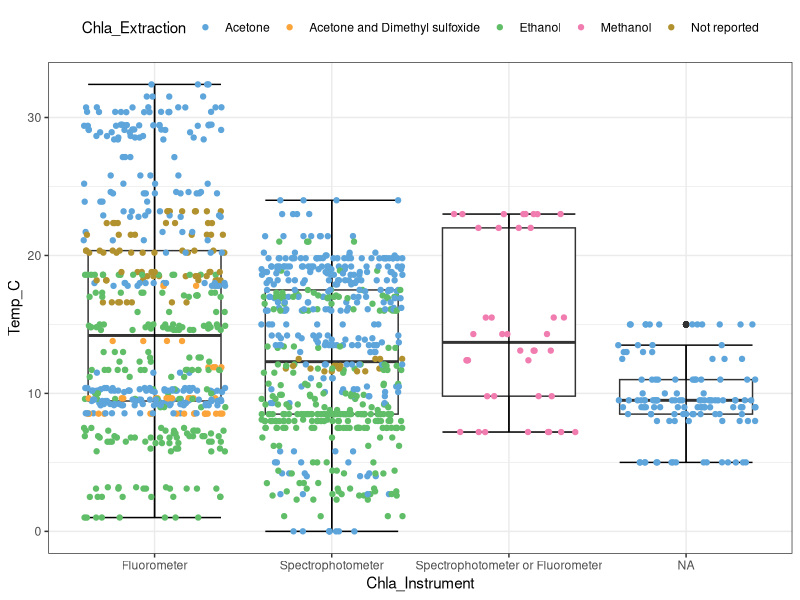
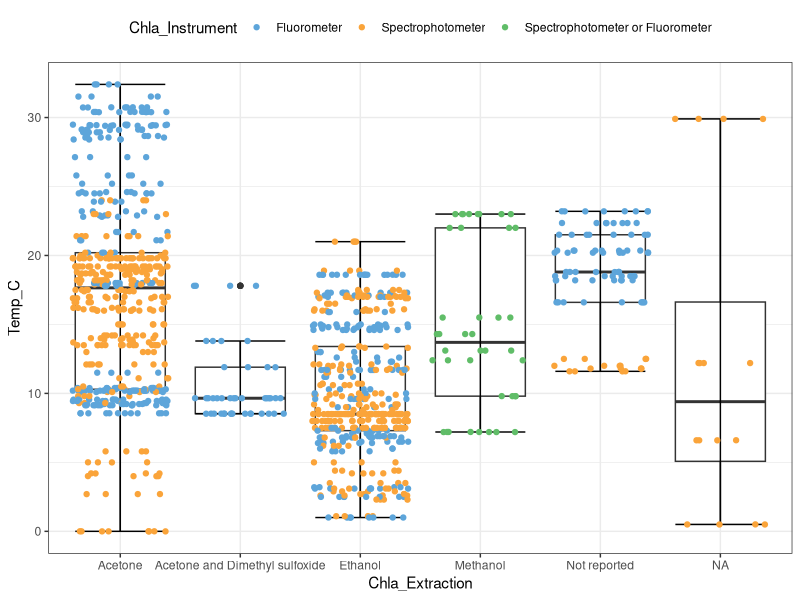
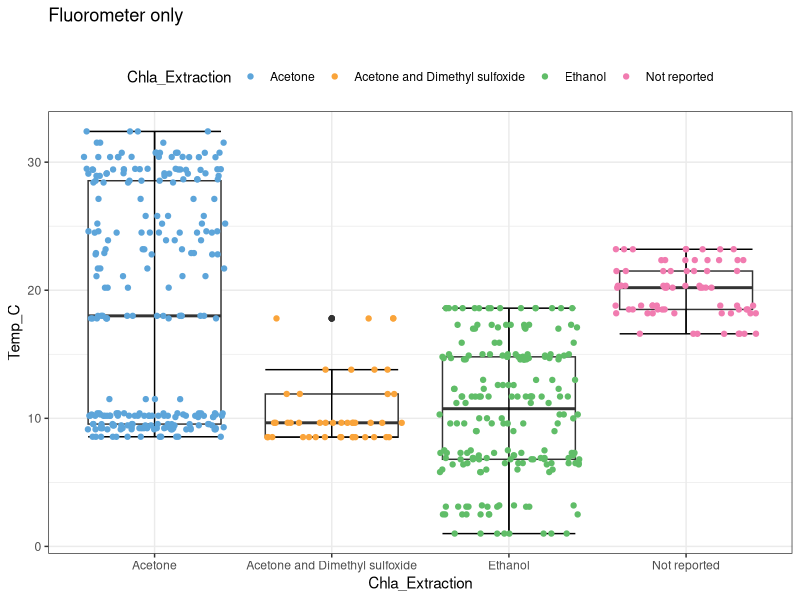
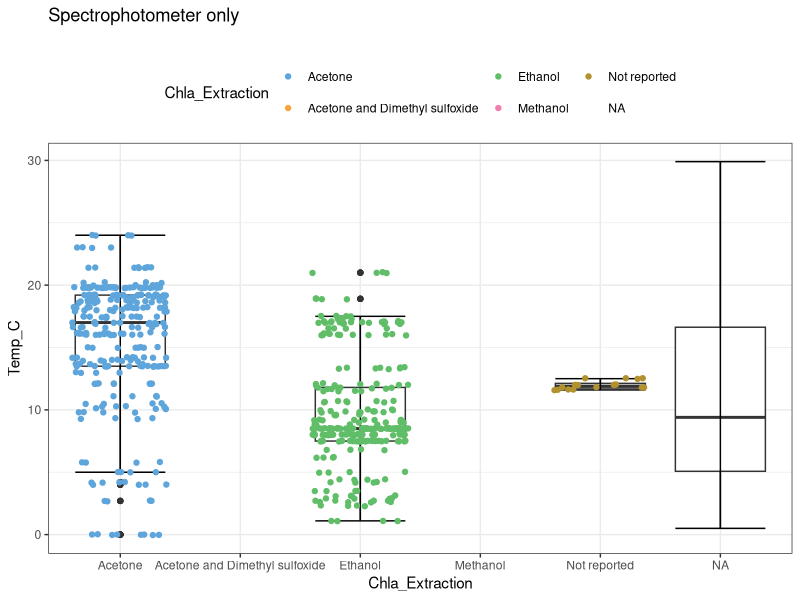
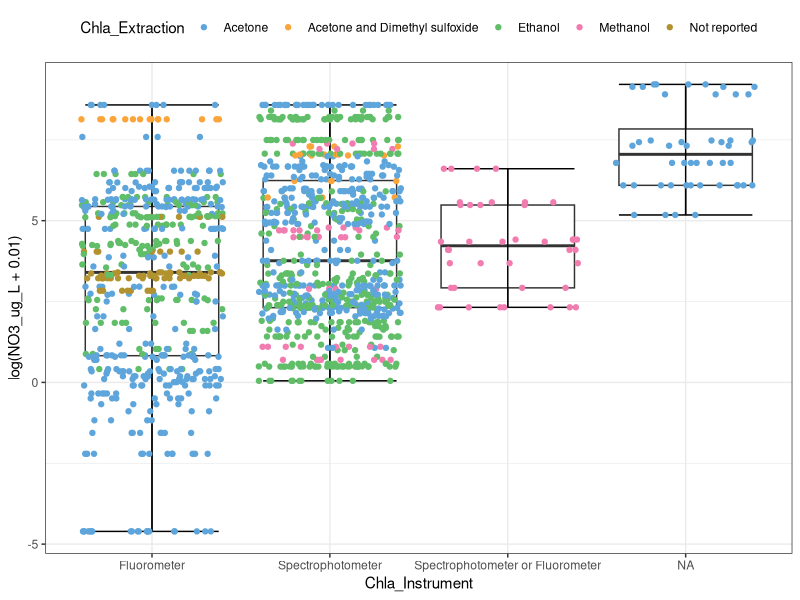
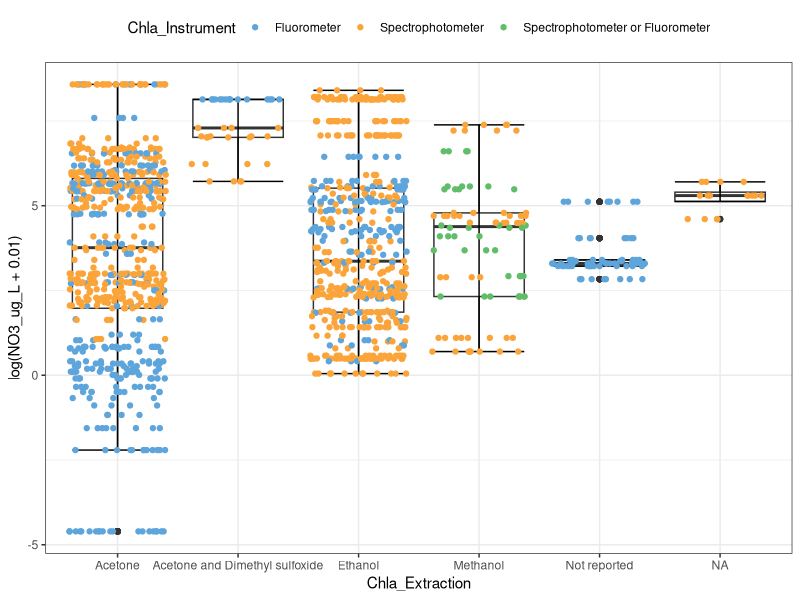
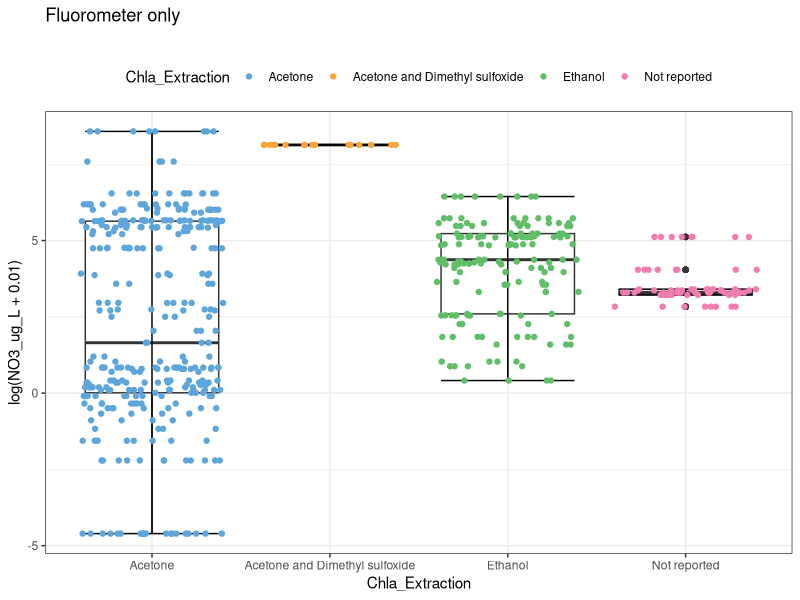
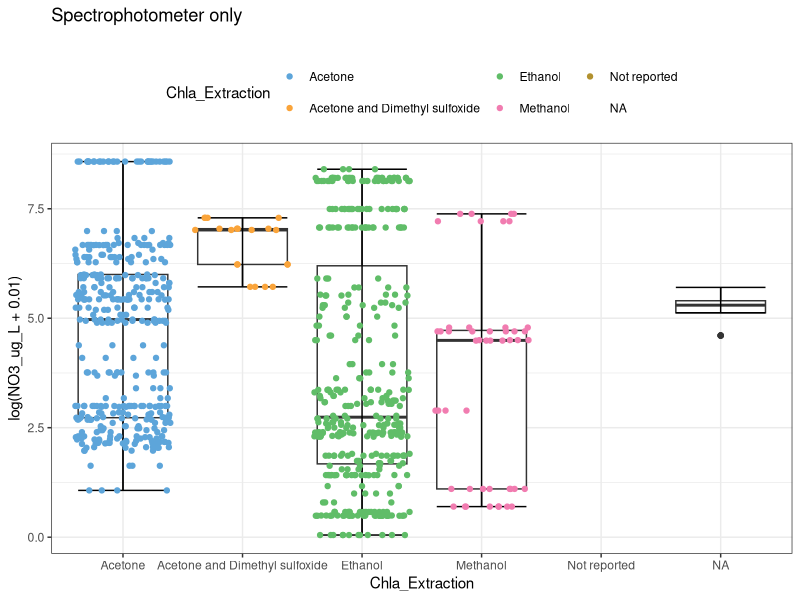

Reproduce these figures in R, in order.
## ---- chunk 1
knitr::opts_chunk$set(echo = TRUE)
## ---- chunk 2
## Data import
library(skimr)
library(tidyverse, verbose = F)
library(ggplot2)
library(reshape2) #melt()
library(kableExtra) # for making tables pretty/legible
library(ggthemes) #scale_color()

data.beck=read.csv("raw-data/Beck Data/Beck Data.csv", stringsAsFactors = FALSE)

data.beck %>%
    # select(Ref, Site.Name, Chla_Instrument,Chla_Extraction,Control_mean_mg_m2, N_mean_mg_m2, NP_mean_mg_m2, P_mean_mg_m2) %>%
  select(Ref, Site.Name, Chla_Instrument,Chla_Extraction,Control_mean_mg_m2, N_mean_mg_m2, NP_mean_mg_m2, P_mean_mg_m2,Temp_C,NO3_ug_L,SRP_ug_L,NO3_SRP_Ratio) %>%
  group_by(Chla_Instrument) %>%
  skim()
## ---- chunk 3
###Wide to long format - subset of data
data.beck.long <- data.beck %>%
  select(Ref, Site.Name, Chla_Instrument,Chla_Extraction,Control_mean_mg_m2, N_mean_mg_m2, NP_mean_mg_m2, P_mean_mg_m2, Temp_C,NO3_ug_L,SRP_ug_L,NO3_SRP_Ratio)

data.beck.long = melt(data.beck.long, id.vars = c("Ref", "Site.Name", "Chla_Instrument","Chla_Extraction","Temp_C","NO3_ug_L","SRP_ug_L","NO3_SRP_Ratio"),
                          measure.vars = c("Control_mean_mg_m2","N_mean_mg_m2","NP_mean_mg_m2","P_mean_mg_m2")) %>%
  dplyr::rename(treatment = variable, #rename columns 
         mean_chl_mg_m2 = value)


data.beck.long$Chla_Extraction[data.beck.long$Chla_Extraction == "90% Acetone"] <- "Acetone"
data.beck.long$Chla_Extraction[data.beck.long$Chla_Extraction == "95% Acetone"] <- "Acetone"
data.beck.long$Chla_Extraction[data.beck.long$Chla_Extraction == "95% Ethanol"] <- "Ethanol"
data.beck.long$Chla_Extraction[data.beck.long$Chla_Extraction == "90% Ethanol"] <- "Ethanol"
data.beck.long$Chla_Extraction[data.beck.long$Chla_Extraction == ""] <- "Not reported"

## ---- chunk 4

data.beck.long %>%
  group_by(Chla_Instrument, Chla_Extraction) %>%
  summarize(mean_temp = mean(Temp_C, na.rm=TRUE),
            sd_temp = sd(Temp_C, na.rm=TRUE),
            n = n()) %>%
  kable("html", digits=3, caption="Mean, SD, and # observations for each instrument x extraction combo") %>%
  kable_styling(bootstrap_options = c("striped","hover","condensed"), full_width = F, position="left", font_size=12)
## ---- chunk 5
data.beck.long %>%
  filter(!is.na(Chla_Extraction)) %>%
  ggplot(aes(x=Chla_Instrument, y=Temp_C)) +
  geom_boxplot(position=position_dodge(0.8))+
  # geom_jitter(position=position_jitter(0.2))+
  stat_boxplot(geom ='errorbar') +
  geom_point(aes(x = Chla_Instrument, colour = Chla_Extraction), position = "jitter") +
  theme_bw() +
  scale_color_few() +
  theme(legend.position = "top")
## ---- chunk 6
data.beck.long %>%
  filter(!is.na(Chla_Instrument)) %>%
  ggplot(aes(x=Chla_Extraction, y=Temp_C)) +
  geom_boxplot(position=position_dodge(0.8))+
  # geom_jitter(position=position_jitter(0.2))+
  stat_boxplot(geom ='errorbar') +
  geom_point(aes(x = Chla_Extraction, colour = Chla_Instrument), position = "jitter") +
  theme_bw() +
  scale_color_few() +
  theme(legend.position = "top")
## ---- chunk 7
data.beck.long %>%
  filter(!is.na(Chla_Instrument)) %>%
  filter(Chla_Instrument == "Fluorometer") %>%
  ggplot(aes(x=Chla_Extraction, y=Temp_C)) +
  geom_boxplot(position=position_dodge(0.8))+
  # geom_jitter(position=position_jitter(0.2))+
  stat_boxplot(geom ='errorbar') +
  geom_point(aes(x = Chla_Extraction, colour = Chla_Extraction), position = "jitter") +
  theme_bw() +
  scale_color_few() +
  theme(legend.position = "top") +
  labs(title="Fluorometer only",
       subtitle = "")
## ---- chunk 8
data.beck.long %>%
  filter(!is.na(Chla_Instrument)) %>%
  filter(Chla_Instrument == "Spectrophotometer") %>%
  ggplot(aes(x=Chla_Extraction, y=Temp_C)) +
  geom_boxplot(position=position_dodge(0.8))+
  # geom_jitter(position=position_jitter(0.2))+
  stat_boxplot(geom ='errorbar') +
  geom_point(aes(x = Chla_Extraction, colour = Chla_Extraction), position = "jitter") +
  theme_bw() +
  scale_color_few() +
  theme(legend.position = "top") +
  labs(title="Spectrophotometer only",
       subtitle = "")
## ---- chunk 9

data.beck.long %>%
  group_by(Chla_Instrument, Chla_Extraction) %>%
  summarize(mean_log_NO3 = mean(log(NO3_ug_L+0.01), na.rm=TRUE),
            mean_log_NO3 = sd(log(NO3_ug_L+0.01), na.rm=TRUE),
            n = n()) %>%
  kable("html", digits=3, caption="Mean, SD, and # observations for each instrument x extraction combo") %>%
  kable_styling(bootstrap_options = c("striped","hover","condensed"), full_width = F, position="left", font_size=12)
## ---- chunk 10
data.beck.long %>%
  filter(!is.na(Chla_Extraction)) %>%
  ggplot(aes(x=Chla_Instrument, y=log(NO3_ug_L+0.01))) +
  geom_boxplot(position=position_dodge(0.8))+
  # geom_jitter(position=position_jitter(0.2))+
  stat_boxplot(geom ='errorbar') +
  geom_point(aes(x = Chla_Instrument, colour = Chla_Extraction), position = "jitter") +
  theme_bw() +
  scale_color_few() +
  theme(legend.position = "top")
## ---- chunk 11
data.beck.long %>%
  filter(!is.na(Chla_Instrument)) %>%
  ggplot(aes(x=Chla_Extraction, y=log(NO3_ug_L+0.01))) +
  geom_boxplot(position=position_dodge(0.8))+
  # geom_jitter(position=position_jitter(0.2))+
  stat_boxplot(geom ='errorbar') +
  geom_point(aes(x = Chla_Extraction, colour = Chla_Instrument), position = "jitter") +
  theme_bw() +
  scale_color_few() +
  theme(legend.position = "top")
## ---- chunk 12
data.beck.long %>%
  filter(!is.na(Chla_Instrument)) %>%
  filter(Chla_Instrument == "Fluorometer") %>%
  ggplot(aes(x=Chla_Extraction, y=log(NO3_ug_L+0.01))) +
  geom_boxplot(position=position_dodge(0.8))+
  # geom_jitter(position=position_jitter(0.2))+
  stat_boxplot(geom ='errorbar') +
  geom_point(aes(x = Chla_Extraction, colour = Chla_Extraction), position = "jitter") +
  theme_bw() +
  scale_color_few() +
  theme(legend.position = "top") +
  labs(title="Fluorometer only",
       subtitle = "")
## ---- chunk 13
data.beck.long %>%
  filter(!is.na(Chla_Instrument)) %>%
  filter(Chla_Instrument == "Spectrophotometer") %>%
  ggplot(aes(x=Chla_Extraction, y=log(NO3_ug_L+0.01))) +
  geom_boxplot(position=position_dodge(0.8))+
  # geom_jitter(position=position_jitter(0.2))+
  stat_boxplot(geom ='errorbar') +
  geom_point(aes(x = Chla_Extraction, colour = Chla_Extraction), position = "jitter") +
  theme_bw() +
  scale_color_few() +
  theme(legend.position = "top") +
  labs(title="Spectrophotometer only",
       subtitle = "")
## ---- chunk 14

data.beck.long %>%
  group_by(Chla_Instrument, Chla_Extraction) %>%
  summarize(mean_log_SRP = mean(log(SRP_ug_L+0.01), na.rm=TRUE),
            mean_log_SRP = sd(log(SRP_ug_L+0.01), na.rm=TRUE),
            n = n()) %>%
  kable("html", digits=3, caption="Mean, SD, and # observations for each instrument x extraction combo") %>%
  kable_styling(bootstrap_options = c("striped","hover","condensed"), full_width = F, position="left", font_size=12)
## ---- chunk 15
data.beck.long %>%
  filter(!is.na(Chla_Extraction)) %>%
  ggplot(aes(x=Chla_Instrument, y=log(SRP_ug_L+0.01))) +
  geom_boxplot(position=position_dodge(0.8))+
  # geom_jitter(position=position_jitter(0.2))+
  stat_boxplot(geom ='errorbar') +
  geom_point(aes(x = Chla_Instrument, colour = Chla_Extraction), position = "jitter") +
  theme_bw() +
  scale_color_few() +
  theme(legend.position = "top")
## ---- chunk 16
data.beck.long %>%
  filter(!is.na(Chla_Instrument)) %>%
  ggplot(aes(x=Chla_Extraction, y=log(SRP_ug_L+0.01))) +
  geom_boxplot(position=position_dodge(0.8))+
  # geom_jitter(position=position_jitter(0.2))+
  stat_boxplot(geom ='errorbar') +
  geom_point(aes(x = Chla_Extraction, colour = Chla_Instrument), position = "jitter") +
  theme_bw() +
  scale_color_few() +
  theme(legend.position = "top")
## ---- chunk 17
data.beck.long %>%
  filter(!is.na(Chla_Instrument)) %>%
  filter(Chla_Instrument == "Fluorometer") %>%
  ggplot(aes(x=Chla_Extraction, y=log(SRP_ug_L+0.01))) +
  geom_boxplot(position=position_dodge(0.8))+
  # geom_jitter(position=position_jitter(0.2))+
  stat_boxplot(geom ='errorbar') +
  geom_point(aes(x = Chla_Extraction, colour = Chla_Extraction), position = "jitter") +
  theme_bw() +
  scale_color_few() +
  theme(legend.position = "top") +
  labs(title="Fluorometer only",
       subtitle = "")
## ---- chunk 18
data.beck.long %>%
  filter(!is.na(Chla_Instrument)) %>%
  filter(Chla_Instrument == "Spectrophotometer") %>%
  ggplot(aes(x=Chla_Extraction, y=log(SRP_ug_L+0.01))) +
  geom_boxplot(position=position_dodge(0.8))+
  # geom_jitter(position=position_jitter(0.2))+
  stat_boxplot(geom ='errorbar') +
  geom_point(aes(x = Chla_Extraction, colour = Chla_Extraction), position = "jitter") +
  theme_bw() +
  scale_color_few() +
  theme(legend.position = "top") +
  labs(title="Spectrophotometer only",
       subtitle = "")
## ---- chunk 19

data.beck.long %>%
  group_by(Chla_Instrument, Chla_Extraction) %>%
  summarize(mean_log_chla = mean(log(mean_chl_mg_m2+0.01), na.rm=TRUE),
            mean_log_chla = sd(log(mean_chl_mg_m2+0.01), na.rm=TRUE),
            n = n()) %>%
  kable("html", digits=3, caption="Mean, SD, and # observations for each instrument x extraction combo") %>%
  kable_styling(bootstrap_options = c("striped","hover","condensed"), full_width = F, position="left", font_size=12)
## ---- chunk 20
data.beck.long %>%
  filter(!is.na(Chla_Extraction)) %>%
  ggplot(aes(x=Chla_Instrument, y=log(mean_chl_mg_m2+0.01))) +
  geom_boxplot(position=position_dodge(0.8))+
  # geom_jitter(position=position_jitter(0.2))+
  stat_boxplot(geom ='errorbar') +
  geom_point(aes(x = Chla_Instrument, colour = Chla_Extraction), position = "jitter") +
  theme_bw() +
  scale_color_few() +
  theme(legend.position = "top")
## ---- chunk 21
data.beck.long %>%
  filter(!is.na(Chla_Instrument)) %>%
  ggplot(aes(x=Chla_Extraction, y=log(mean_chl_mg_m2+0.01))) +
  geom_boxplot(position=position_dodge(0.8))+
  # geom_jitter(position=position_jitter(0.2))+
  stat_boxplot(geom ='errorbar') +
  geom_point(aes(x = Chla_Extraction, colour = Chla_Instrument), position = "jitter") +
  theme_bw() +
  scale_color_few() +
  theme(legend.position = "top")
## ---- chunk 22
data.beck.long %>%
  filter(!is.na(Chla_Instrument)) %>%
  filter(Chla_Instrument == "Fluorometer") %>%
  ggplot(aes(x=Chla_Extraction, y=log(mean_chl_mg_m2+0.01))) +
  geom_boxplot(position=position_dodge(0.8))+
  # geom_jitter(position=position_jitter(0.2))+
  stat_boxplot(geom ='errorbar') +
  geom_point(aes(x = Chla_Extraction, colour = Chla_Extraction), position = "jitter") +
  theme_bw() +
  scale_color_few() +
  theme(legend.position = "top") +
  labs(title="Fluorometer only",
       subtitle = "")
## ---- chunk 23
data.beck.long %>%
  filter(!is.na(Chla_Instrument)) %>%
  filter(Chla_Instrument == "Spectrophotometer") %>%
  ggplot(aes(x=Chla_Extraction, y=log(mean_chl_mg_m2+0.01))) +
  geom_boxplot(position=position_dodge(0.8))+
  # geom_jitter(position=position_jitter(0.2))+
  stat_boxplot(geom ='errorbar') +
  geom_point(aes(x = Chla_Extraction, colour = Chla_Extraction), position = "jitter") +
  theme_bw() +
  scale_color_few() +
  theme(legend.position = "top") +
  labs(title="Spectrophotometer only",
       subtitle = "")
## ---- chunk 24
data.beck.long %>%
  filter(!is.na(Chla_Instrument)) %>%
  filter(Chla_Instrument == "Fluorometer") %>%
  filter(Chla_Extraction %in% c("Acetone","Ethanol"))%>%
  ggplot(aes(x=Chla_Extraction, y=log(mean_chl_mg_m2+0.01))) +
  geom_boxplot(position=position_dodge(0.8))+
  # geom_jitter(position=position_jitter(0.2))+
  stat_boxplot(geom ='errorbar') +
  geom_point(aes(x = Chla_Extraction, colour = Chla_Extraction), position = "jitter") +
  theme_bw() +
  scale_color_few() +
  facet_wrap(~treatment)+
  theme(legend.position = "top") +
  labs(title="Fluorometer only",
       subtitle = "")

data.beck.long %>%
  filter(!is.na(Chla_Instrument)) %>%
  filter(Chla_Instrument == "Spectrophotometer") %>%
  filter(Chla_Extraction %in% c("Acetone","Ethanol"))%>%
  ggplot(aes(x=Chla_Extraction, y=log(mean_chl_mg_m2+0.01))) +
  geom_boxplot(position=position_dodge(0.8))+
  # geom_jitter(position=position_jitter(0.2))+
  stat_boxplot(geom ='errorbar') +
  geom_point(aes(x = Chla_Extraction, colour = Chla_Extraction), position = "jitter") +
  theme_bw() +
  scale_color_few() +
  facet_wrap(~treatment)+
  theme(legend.position = "top") +
  labs(title="Spectrophotometer only",
       subtitle = "")
